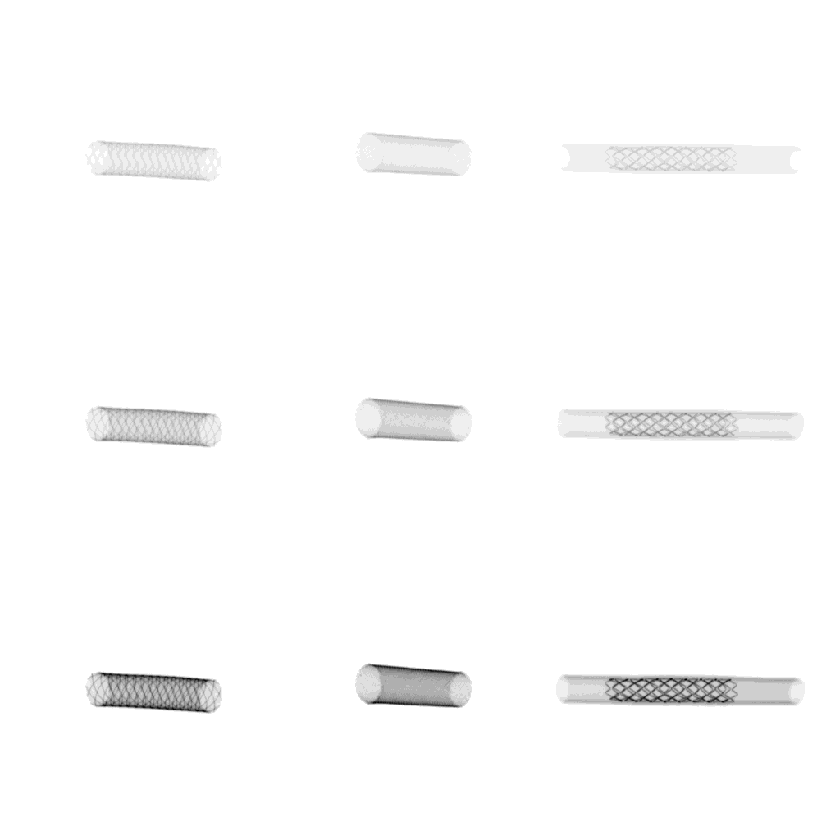
#> input picture data/tif/CDStent.tif, 840 x 840 px, shrunk from 1024 x 1024 before the run
$ python image_cropping.py
#> lines starting #> are read from the running program, lines starting #| are printed output that depends on the picture
from PIL import Image
from image_paths import path_orig_tif

# Opens a image
im = Image.open(path_orig_tif)
#> im is the input picture: PIL image 840x840 I;16; min 0, max 65535, mean 64638.1

# Size of the image in pixels
width, height = im.size  # 1024 * 1024
#> width = 840; height = 840

# Setting the points for cropped image
left = 0
top = int(2 * height / 3)
#> top = 560
right = int(width / 3)
#> right = 280
bottom = height
#> bottom = 840

# Cropped image of above dimension
im1 = im.crop((left, top, right, bottom))
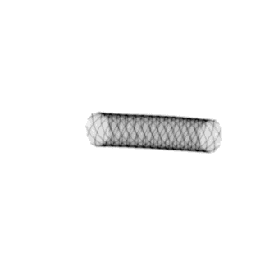
#> im1: PIL image 280x280 I;16; min 0, max 65535, mean 64038.1; drawn with min black and max white

# Shows the image in image viewer
im1.show()
